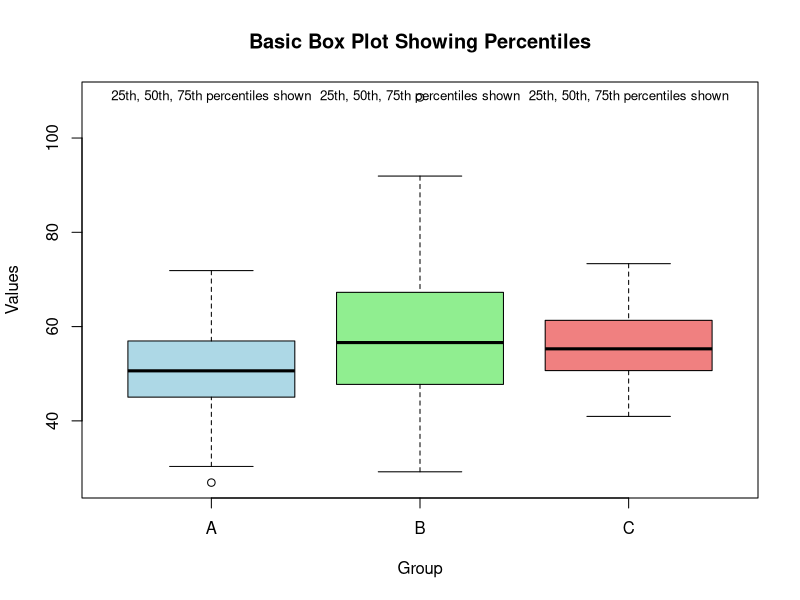
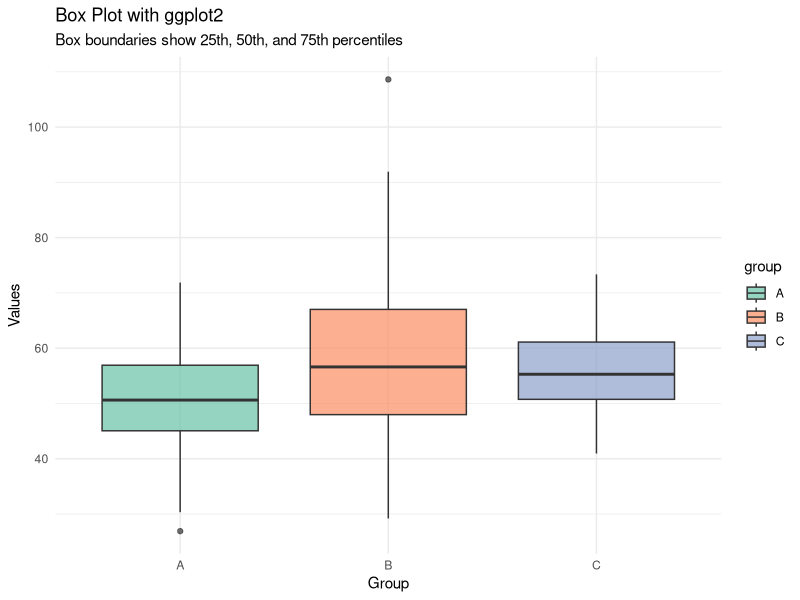
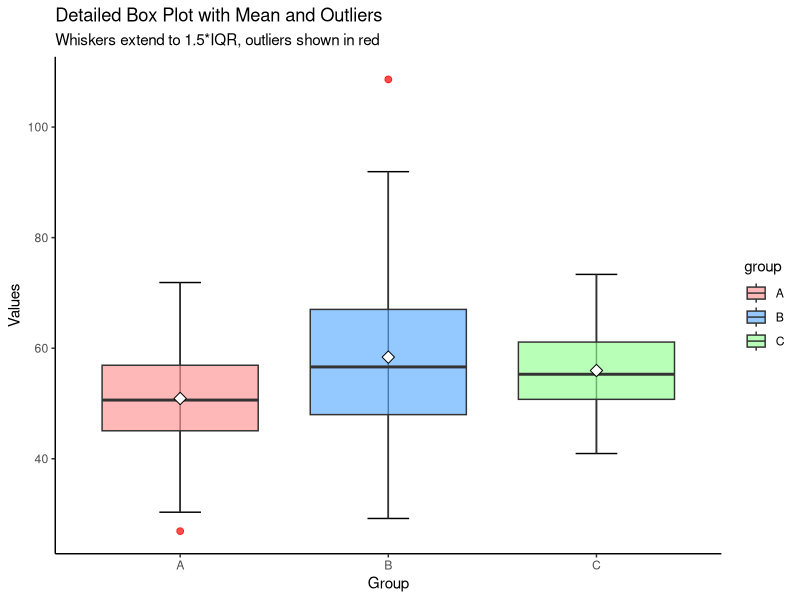
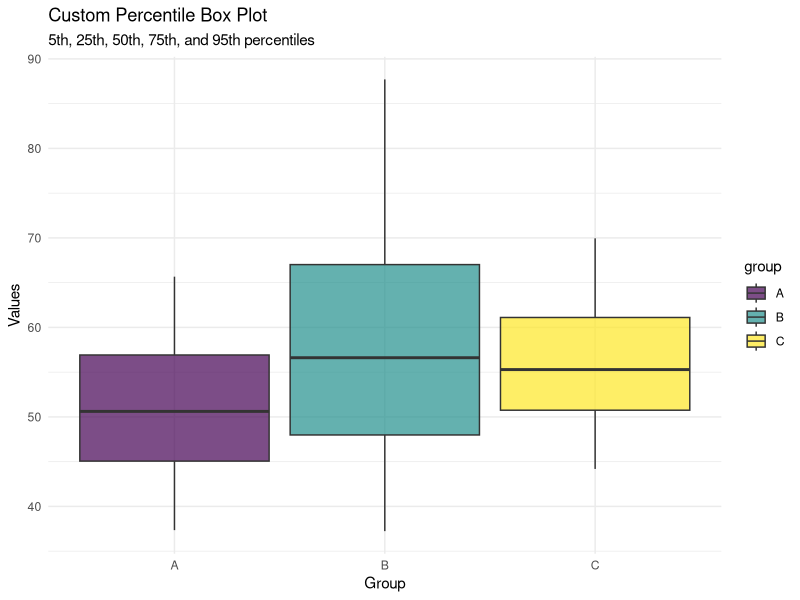
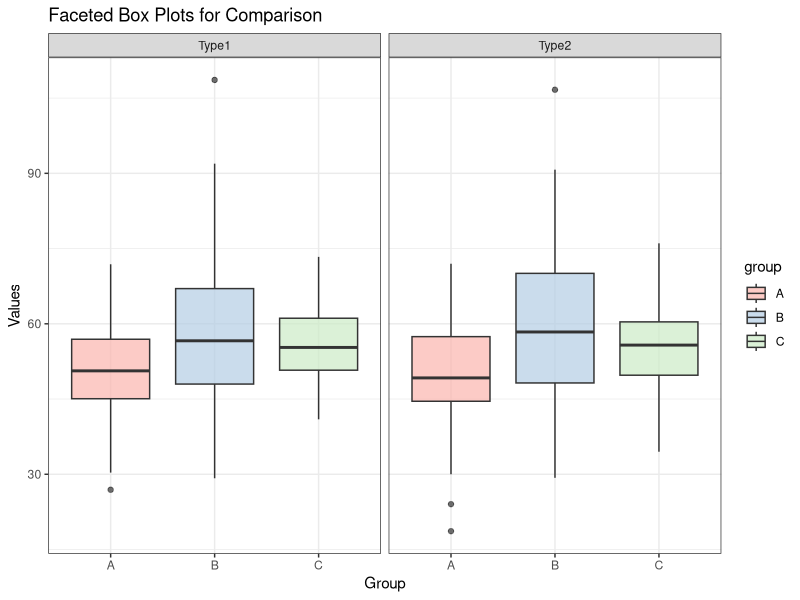
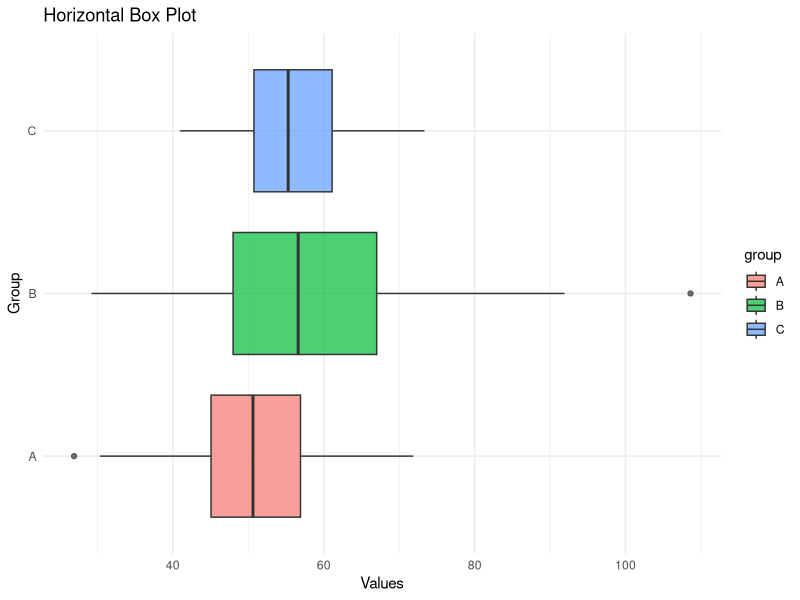
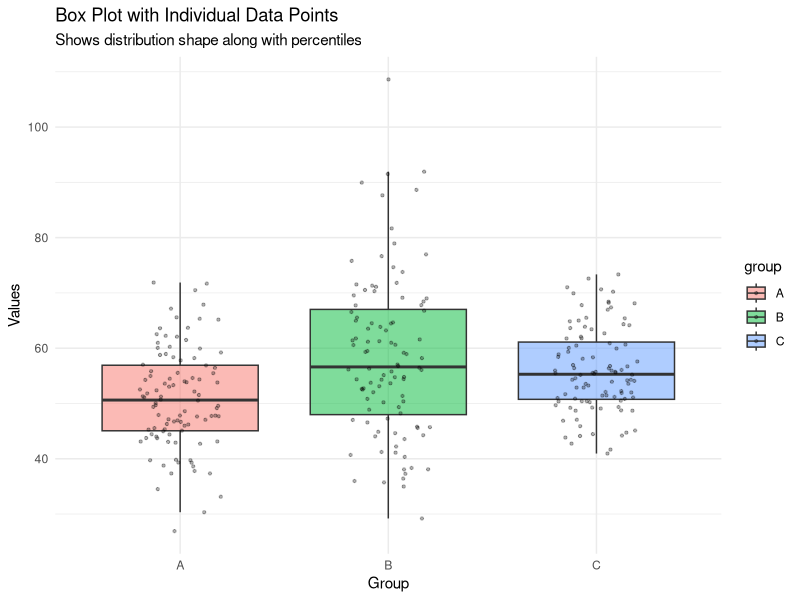

Source code (R) for these figures, in order:
# Box Plots for Percentile Visualization in R

# Load required libraries
library(ggplot2)
library(dplyr)

# Generate sample data
set.seed(123)
data <- data.frame(
  group = rep(c("A", "B", "C"), each = 100),
  values = c(rnorm(100, mean = 50, sd = 10),
             rnorm(100, mean = 60, sd = 15),
             rnorm(100, mean = 55, sd = 8))
)

# Method 1: Basic box plot with base R
boxplot(values ~ group, data = data,
        main = "Basic Box Plot Showing Percentiles",
        xlab = "Group", ylab = "Values",
        col = c("lightblue", "lightgreen", "lightcoral"))

# Add custom percentile labels
text(x = 1:3, y = par("usr")[4], 
     labels = c("25th, 50th, 75th percentiles shown"), 
     pos = 1, cex = 0.8)

# Method 2: Enhanced ggplot2 version
p1 <- ggplot(data, aes(x = group, y = values, fill = group)) +
  geom_boxplot(alpha = 0.7) +
  labs(title = "Box Plot with ggplot2",
       subtitle = "Box boundaries show 25th, 50th, and 75th percentiles",
       x = "Group", y = "Values") +
  theme_minimal() +
  scale_fill_brewer(palette = "Set2")

print(p1)

# Method 3: Customized box plot with specific percentiles
p2 <- ggplot(data, aes(x = group, y = values)) +
  stat_boxplot(geom = "errorbar", width = 0.2) +  # Add whisker caps
  geom_boxplot(aes(fill = group), 
               alpha = 0.7,
               outlier.color = "red",
               outlier.size = 2) +
  stat_summary(fun = mean, geom = "point", 
               shape = 23, size = 3, fill = "white") +  # Add mean
  labs(title = "Detailed Box Plot with Mean and Outliers",
       subtitle = "Whiskers extend to 1.5*IQR, outliers shown in red",
       x = "Group", y = "Values") +
  theme_classic() +
  scale_fill_manual(values = c("A" = "#FF9999", "B" = "#66B2FF", "C" = "#99FF99"))

print(p2)

# Method 4: Box plot with custom percentiles
# Function to calculate custom percentiles
custom_percentiles <- function(x) {
  data.frame(
    ymin = quantile(x, 0.05),   # 5th percentile
    lower = quantile(x, 0.25),  # 25th percentile
    middle = quantile(x, 0.50), # 50th percentile (median)
    upper = quantile(x, 0.75),  # 75th percentile
    ymax = quantile(x, 0.95)    # 95th percentile
  )
}

p3 <- ggplot(data, aes(x = group, y = values, fill = group)) +
  stat_summary(fun.data = custom_percentiles, 
               geom = "boxplot", alpha = 0.7) +
  labs(title = "Custom Percentile Box Plot",
       subtitle = "5th, 25th, 50th, 75th, and 95th percentiles",
       x = "Group", y = "Values") +
  theme_minimal() +
  scale_fill_viridis_d()

print(p3)

# Method 5: Multiple box plots with faceting
# Create data with more groups
extended_data <- data.frame(
  category = rep(c("Type1", "Type2"), each = 300),
  group = rep(rep(c("A", "B", "C"), each = 100), 2),
  values = c(data$values, data$values + rnorm(300, 0, 5))
)

p4 <- ggplot(extended_data, aes(x = group, y = values, fill = group)) +
  geom_boxplot(alpha = 0.7) +
  facet_wrap(~ category) +
  labs(title = "Faceted Box Plots for Comparison",
       x = "Group", y = "Values") +
  theme_bw() +
  scale_fill_brewer(palette = "Pastel1")

print(p4)

# Method 6: Horizontal box plot
p5 <- ggplot(data, aes(x = group, y = values, fill = group)) +
  geom_boxplot(alpha = 0.7) +
  coord_flip() +  # Flip coordinates for horizontal boxes
  labs(title = "Horizontal Box Plot",
       x = "Group", y = "Values") +
  theme_minimal()

print(p5)

# Method 7: Box plot with jittered points
p6 <- ggplot(data, aes(x = group, y = values, fill = group)) +
  geom_boxplot(alpha = 0.5, outlier.shape = NA) +  # Hide outliers from boxplot
  geom_jitter(width = 0.2, alpha = 0.3, size = 0.8) +  # Add all points
  labs(title = "Box Plot with Individual Data Points",
       subtitle = "Shows distribution shape along with percentiles",
       x = "Group", y = "Values") +
  theme_minimal()

print(p6)

# Print summary statistics to understand the percentiles
cat("\nSummary Statistics by Group:\n")
summary_stats <- data %>%
  group_by(group) %>%
  summarise(
    Min = min(values),
    Q1 = quantile(values, 0.25),
    Median = median(values),
    Q3 = quantile(values, 0.75),
    Max = max(values),
    IQR = IQR(values),
    .groups = 'drop'
  )

print(summary_stats)

# Calculate specific percentiles
cat("\nDetailed Percentiles by Group:\n")
detailed_percentiles <- data %>%
  group_by(group) %>%
  summarise(
    P5 = quantile(values, 0.05),
    P10 = quantile(values, 0.10),
    P25 = quantile(values, 0.25),
    P50 = quantile(values, 0.50),
    P75 = quantile(values, 0.75),
    P90 = quantile(values, 0.90),
    P95 = quantile(values, 0.95),
    .groups = 'drop'
  )

print(detailed_percentiles)
